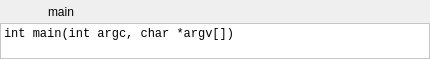
<?xml version="1.0" encoding="UTF-8"?>
<ui version="4.0">
 <class>Calltip</class>
 <widget class="QWidget" name="Calltip">
  <property name="geometry">
   <rect>
    <x>0</x>
    <y>0</y>
    <width>430</width>
    <height>59</height>
   </rect>
  </property>
  <property name="windowTitle">
   <string/>
  </property>
  <layout class="QVBoxLayout" name="verticalLayout">
   <property name="spacing">
    <number>0</number>
   </property>
   <property name="margin">
    <number>0</number>
   </property>
   <item>
    <layout class="QHBoxLayout" name="horizontalLayout">
     <property name="spacing">
      <number>0</number>
     </property>
     <item>
      <widget class="QToolButton" name="buttonClose">
       <property name="icon">
        <iconset theme="dialog-close"/>
       </property>
       <property name="iconSize">
        <size>
         <width>16</width>
         <height>16</height>
        </size>
       </property>
       <property name="autoRaise">
        <bool>true</bool>
       </property>
      </widget>
     </item>
     <item>
      <widget class="QToolButton" name="buttonCopy">
       <property name="text">
        <string/>
       </property>
       <property name="icon">
        <iconset theme="edit-copy"/>
       </property>
       <property name="autoRaise">
        <bool>true</bool>
       </property>
      </widget>
     </item>
     <item>
      <widget class="QLabel" name="labelTitle">
       <property name="text">
        <string>main</string>
       </property>
      </widget>
     </item>
    </layout>
   </item>
   <item>
    <widget class="QLabel" name="labelTip">
     <property name="sizePolicy">
      <sizepolicy hsizetype="Preferred" vsizetype="Expanding">
       <horstretch>0</horstretch>
       <verstretch>0</verstretch>
      </sizepolicy>
     </property>
     <property name="palette">
      <palette>
       <active>
        <colorrole role="Base">
         <brush brushstyle="SolidPattern">
          <color alpha="255">
           <red>252</red>
           <green>252</green>
           <blue>252</blue>
          </color>
         </brush>
        </colorrole>
        <colorrole role="Window">
         <brush brushstyle="SolidPattern">
          <color alpha="255">
           <red>255</red>
           <green>255</green>
           <blue>255</blue>
          </color>
         </brush>
        </colorrole>
       </active>
       <inactive>
        <colorrole role="Base">
         <brush brushstyle="SolidPattern">
          <color alpha="255">
           <red>252</red>
           <green>252</green>
           <blue>252</blue>
          </color>
         </brush>
        </colorrole>
        <colorrole role="Window">
         <brush brushstyle="SolidPattern">
          <color alpha="255">
           <red>255</red>
           <green>255</green>
           <blue>255</blue>
          </color>
         </brush>
        </colorrole>
       </inactive>
       <disabled>
        <colorrole role="Base">
         <brush brushstyle="SolidPattern">
          <color alpha="255">
           <red>255</red>
           <green>255</green>
           <blue>255</blue>
          </color>
         </brush>
        </colorrole>
        <colorrole role="Window">
         <brush brushstyle="SolidPattern">
          <color alpha="255">
           <red>255</red>
           <green>255</green>
           <blue>255</blue>
          </color>
         </brush>
        </colorrole>
       </disabled>
      </palette>
     </property>
     <property name="font">
      <font>
       <family>Monospace</family>
      </font>
     </property>
     <property name="autoFillBackground">
      <bool>true</bool>
     </property>
     <property name="frameShape">
      <enum>QFrame::StyledPanel</enum>
     </property>
     <property name="frameShadow">
      <enum>QFrame::Sunken</enum>
     </property>
     <property name="text">
      <string>int main(int argc, char *argv[])</string>
     </property>
     <property name="alignment">
      <set>Qt::AlignLeading|Qt::AlignLeft|Qt::AlignTop</set>
     </property>
     <property name="textInteractionFlags">
      <set>Qt::LinksAccessibleByMouse|Qt::TextSelectableByMouse</set>
     </property>
    </widget>
   </item>
  </layout>
 </widget>
 <resources/>
 <connections/>
</ui>
